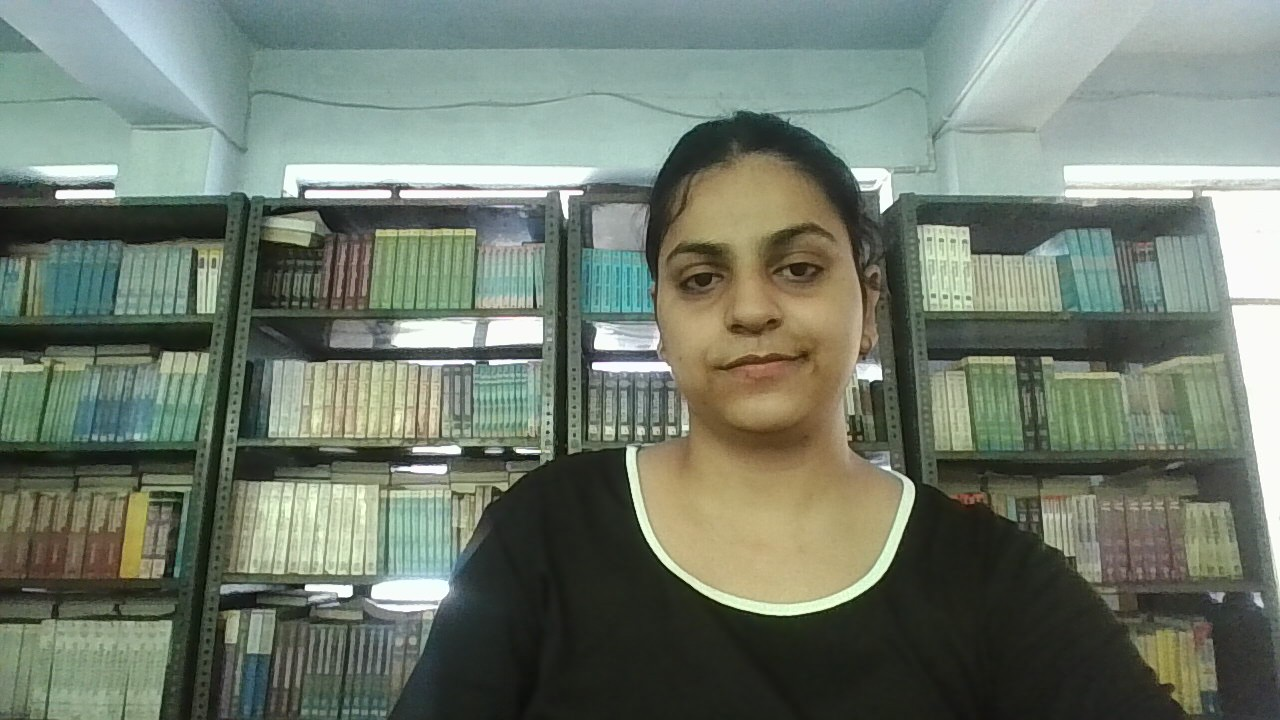
#> input picture OneDrive/Desktop/IMAGE CLASSIFICATION MODEL/NITIKA 1.jpg, 1280 x 720 px
$ jupyter execute --allow-errors images.ipynb
#> lines starting #> are read from the running program, lines starting #| are printed output that depends on the picture
[cell 1]
import pandas as pd
import numpy as np
import cv2

convert image into numpy array 1 d

[cell 2]
x=cv2.imread("NITIKA 1.jpg")
#> x is the input picture: shape (720, 1280, 3); mean B, G, R 110.2, 123.5, 113.1

[cell 3]
x.ravel()

[cell 4]
list1=["DIVYA 3.jpg","DIVYA 4.jpg","DIVYA 5.jpg","DIVYA.jpg","JITENDER 2.jpg","JITENDER 3.jpg","JITENDER 4.jpg","JITENDER 5.jpg","KESHAV 1.jpg","KESHAV 2.jpg","KESHAV 3.jpg","KESHAV 4.jpg","KESHAV 5.jpg","KESHAV 6.jpg","LIB MAM 1.jpg","LIB MAM 2.jpg","LIB MAM 4.jpg","LIB MAM 5.jpg","LIB MAM 6.jpg","LIB MAM 7.jpg","LIB MAM 8.jpg","MAHI 1.jpg","MAHI 2.jpg","MAHI 3.jpg","MAHI 4.jpg","MAHI 5.jpg","NITIKA 1.jpg","NITIKA 2.jpg","NITIKA 3.jpg","NITIKA 4.jpg","NITIKA 5.jpg"]
list2=[]

[cell 5]
#now make all images like that

[cell 6]
import numpy as np
from PIL import Image
import os
import cv2

def create_2d_array_from_images(image_list, target_size=(512, 512)):

#> called with target_size = (512, 512)
    all_1d_arrays = []

    for image_path in image_list:
        try:
            # 1. Open the image
            img = Image.open(image_path)
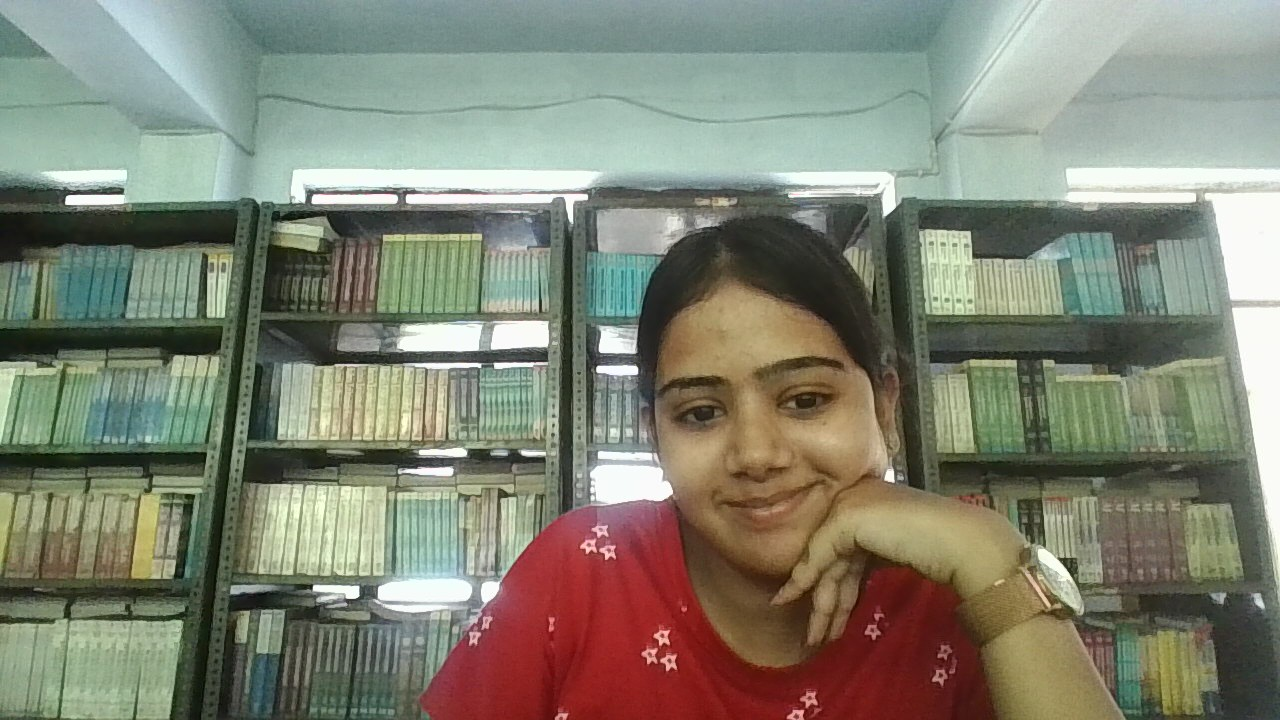
#> input picture OneDrive/Desktop/IMAGE CLASSIFICATION MODEL/DIVYA 3.jpg, 1280 x 720 px
#> img is the input picture: PIL image 1280x720 RGB; mean R, G, B 129.9, 131.7, 115.8


            # 2. Resize the image to a consistent size
            # This is the most crucial step to prevent errors!
            img_resized = img.resize(target_size)
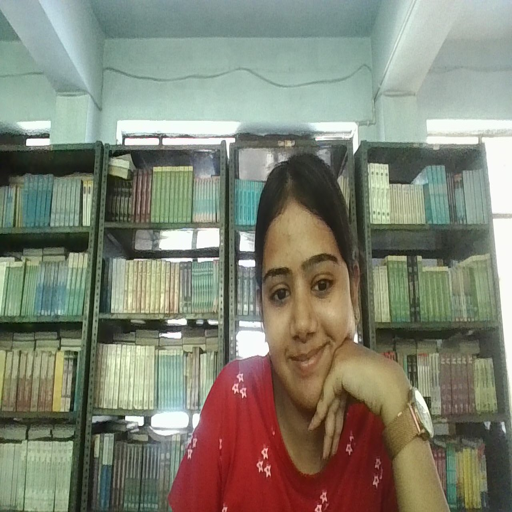
#> img_resized: PIL image 512x512 RGB; mean R, G, B 129.9, 131.7, 115.8

            # 3. Convert the resized image to a NumPy array
            img_array = np.array(img_resized)

            # 4. Flatten the array into a single 1D array
            flattened_array = img_array.flatten()

            # Add the 1D array to our list
            all_1d_arrays.append(flattened_array)

        except Exception as e:
            print(f"Skipping image {image_path} due to an error: {e}")
#> pass 2 of the loop in create_2d_array_from_images, `for image_path in image_list:`:
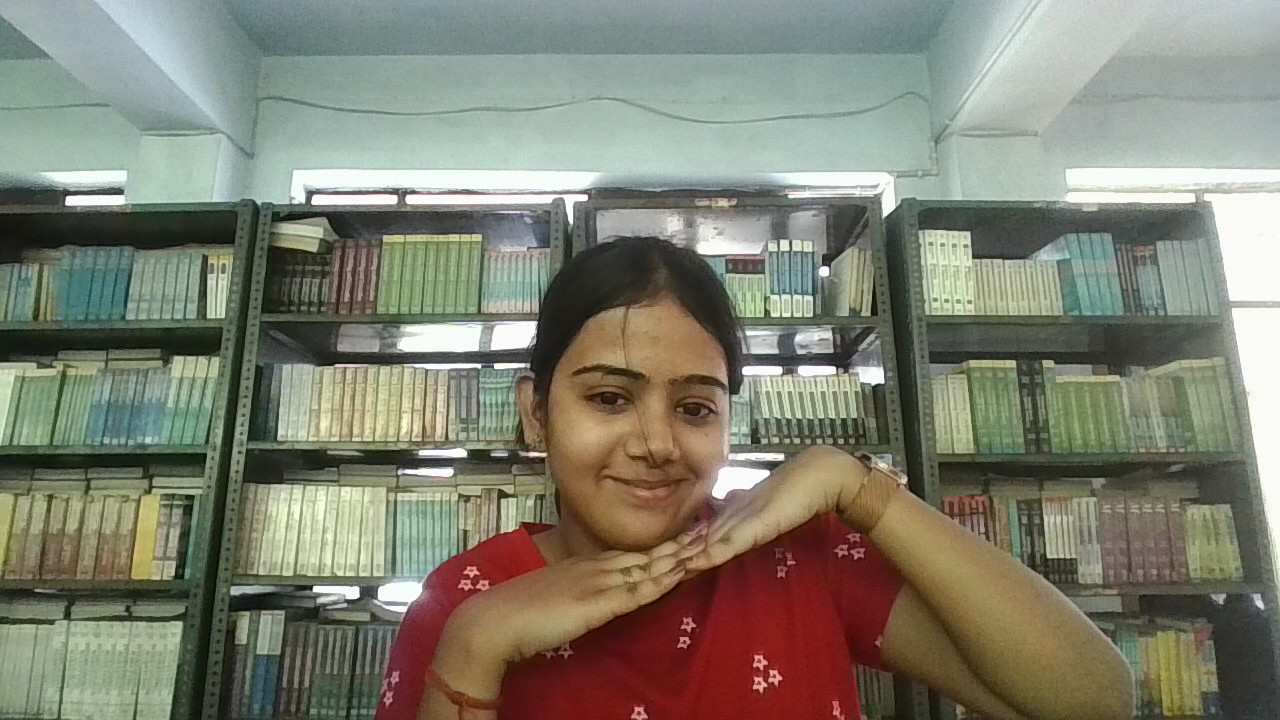
#> input picture OneDrive/Desktop/IMAGE CLASSIFICATION MODEL/DIVYA 4.jpg, 1280 x 720 px
#> in create_2d_array_from_images, img is the input picture: PIL image 1280x720 RGB; mean R, G, B 128, 128.4, 112.9
#> in create_2d_array_from_images, `img_resized = img.resize(target_size)`:
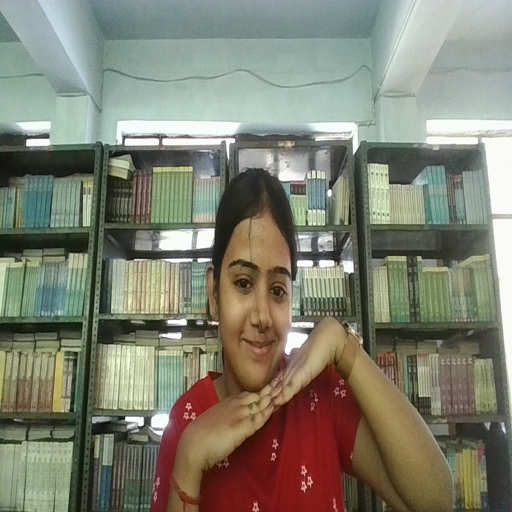
#> img_resized: PIL image 512x512 RGB; mean R, G, B 128, 128.4, 112.9
#> pass 3 of the loop in create_2d_array_from_images, `for image_path in image_list:`:
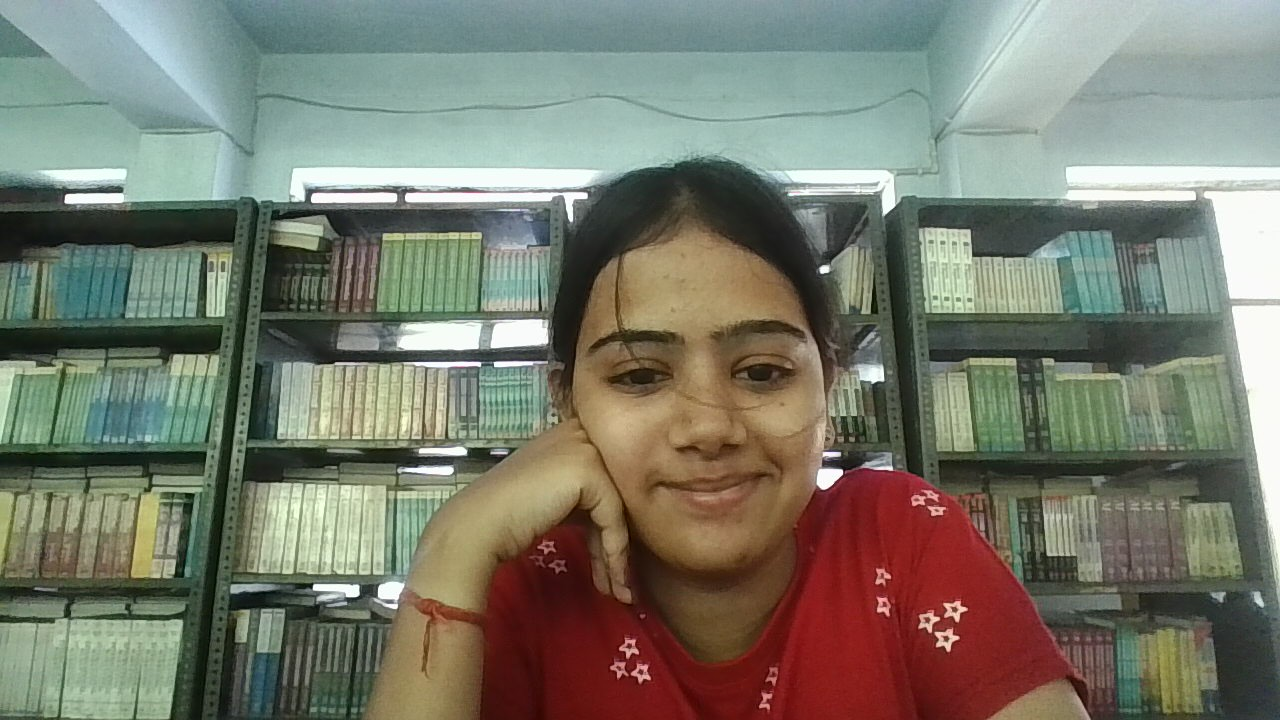
#> input picture OneDrive/Desktop/IMAGE CLASSIFICATION MODEL/DIVYA 5.jpg, 1280 x 720 px
#> in create_2d_array_from_images, img is the input picture: PIL image 1280x720 RGB; mean R, G, B 121.8, 122.9, 109
#> in create_2d_array_from_images, `img_resized = img.resize(target_size)`:
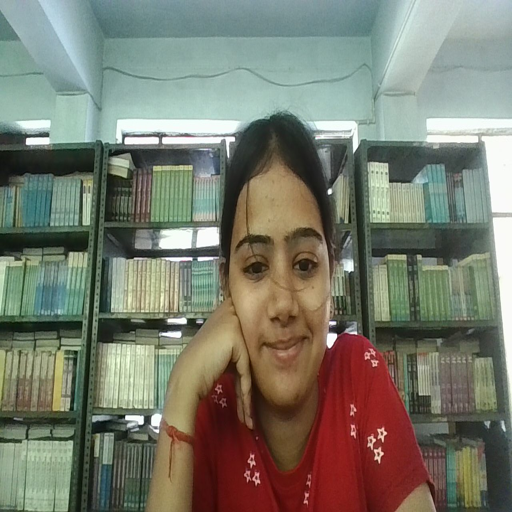
#> img_resized: PIL image 512x512 RGB; mean R, G, B 121.8, 122.9, 109
#> the loop made 31 passes; the first 3 are shown

    # 5. Stack all 1D arrays into a single 2D array
    # This works because all arrays in the list are now the same size
    if all_1d_arrays:
        return np.array(all_1d_arrays)
    else:
        return np.array([]) # Return an empty array if no images were processed


# Create the final 2D array
final_2d_array = create_2d_array_from_images(list1,(512,512))

[cell 7]
print(final_2d_array)

[cell 8]
image_labels = [0,0,0,0,2,2,2,2,3,3,3,3,3,3,5,5,5,5,5,5,5,4,4,4,4,4,1,1,1,1,1]

# Convert the list to a NumPy array.
labels_np = np.array(image_labels)
labels_2d = labels_np.reshape(-1, 1)
# You now have both your image data and corresponding labels ready for training.
print("Shape of labels array:", labels_2d.shape)
print("Labels:", labels_2d)

splitting the data

[cell 9]
from sklearn.model_selection import train_test_split

[cell 10]
x=final_2d_array

[cell 11]
x.shape
#> Out = (6, 786432)

[cell 12]
y=labels_2d

[cell 13]
y.shape

#> (a cell that did not finish here is left out)

#> (a cell that did not finish here is left out)

#> (a cell that did not finish here is left out)

[cell 17]
from sklearn.linear_model import LogisticRegression

[cell 18]
model=LogisticRegression()

#> (a cell that did not finish here is left out)

#> (a cell that did not finish here is left out)

[cell 21]
a=int(input("enter first value"))
#> the answer given: 3
b=int(input("enter 2 value"))
#> the answer given: 3
